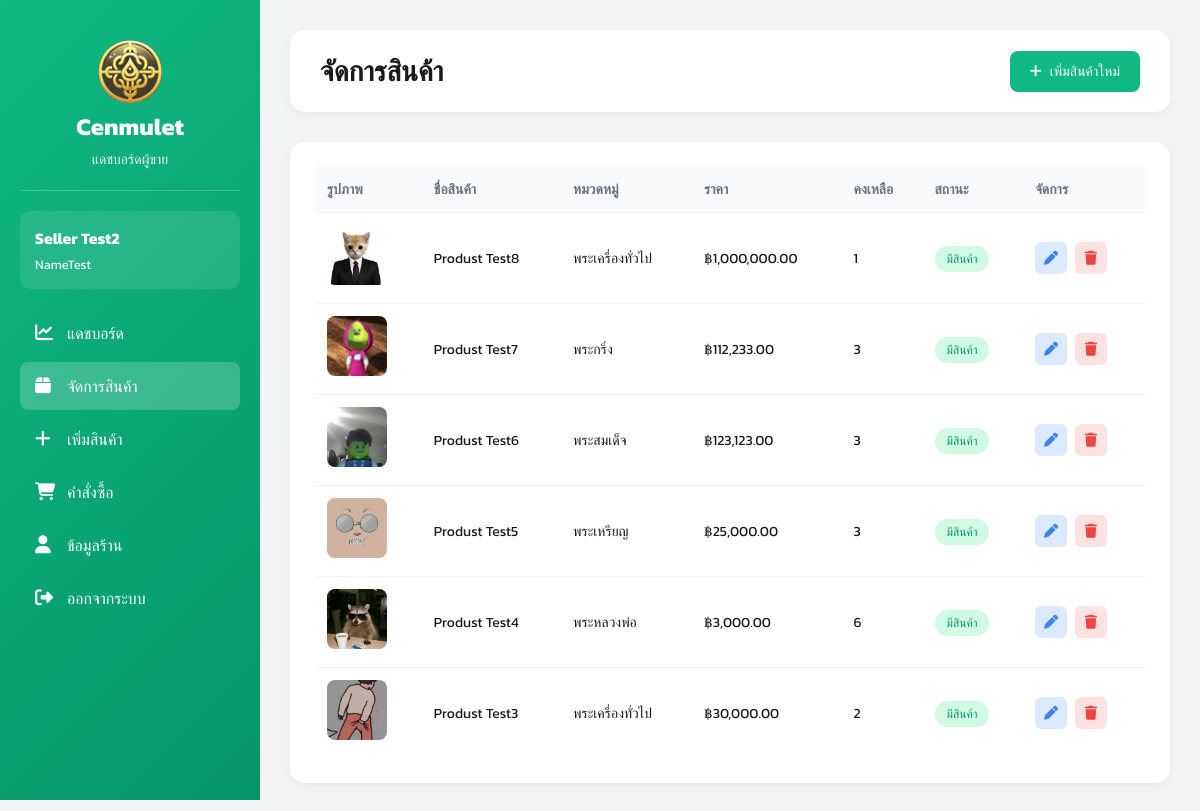
The app's page /views/seller/products.php (signed in), older data.
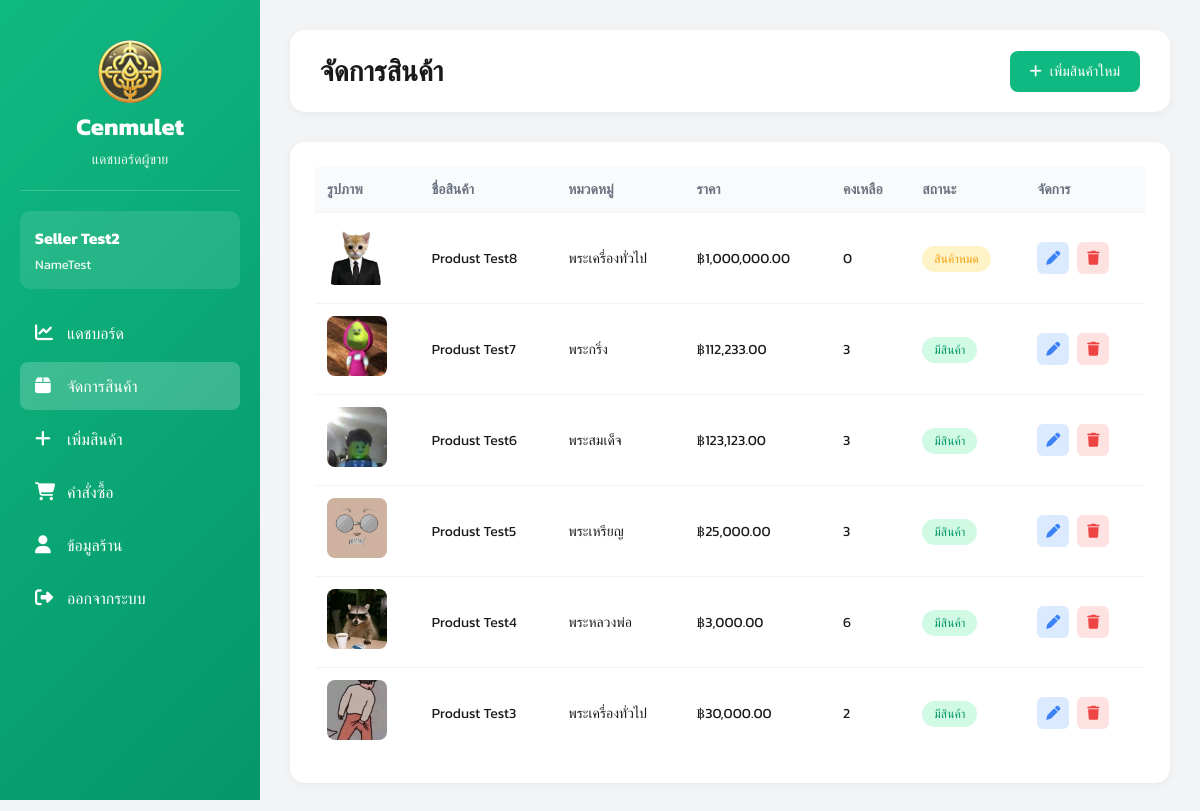
The same page, newer data.
### tables this page shows
CREATE TABLE sellers (
    id INTEGER PRIMARY KEY AUTOINCREMENT,
    fullname TEXT,
    store_name TEXT,
    username TEXT UNIQUE,
    password TEXT,
    address TEXT,
    img_store TEXT,
    tel TEXT,
    pay_contax TEXT,
    id_per TEXT,
    img_per TEXT
);

CREATE TABLE amulets (
    id INTEGER PRIMARY KEY AUTOINCREMENT,
    amulet_name TEXT,
    source TEXT,
    quantity INTEGER,
    price REAL,
    image TEXT,
    sellerId INTEGER,
    categoryId INTEGER,
    FOREIGN KEY (sellerId) REFERENCES sellers(id),
    FOREIGN KEY (categoryId) REFERENCES categories(id)
);

CREATE TABLE categories (
    id INTEGER PRIMARY KEY AUTOINCREMENT,
    category_name TEXT
);

### views/seller/products.php (the view, shortened to what this page needs)
<?php
require_once __DIR__ . "/../../config/db.php";
$seller_id = $_SESSION['user_id'];
try {
    $stmt = $db->prepare("SELECT * FROM sellers WHERE id = :id");
    $stmt->execute([':id' => $seller_id]);
    $seller = $stmt->fetch(PDO::FETCH_ASSOC);
} catch (PDOException $e) {
    die("Error: " . $e->getMessage());
}
try {
    $stmt = $db->prepare("
        SELECT a.*, c.category_name
        FROM amulets a
        LEFT JOIN categories c ON a.categoryId = c.id
        WHERE a.sellerId = :seller_id
        ORDER BY a.id DESC
    ");
    $stmt->execute([':seller_id' => $seller_id]);
    $products = $stmt->fetchAll(PDO::FETCH_ASSOC);
} catch (PDOException $e) {
    die("Error: " . $e->getMessage());
}
?>
<!DOCTYPE html>
<html lang="th">
<head>
    <link rel="stylesheet" href="https://cdnjs.cloudflare.com/ajax/libs/font-awesome/6.5.1/css/all.min.css">
</head>
<body>
    <div class="dashboard-container">
        <aside class="sidebar">
            <div class="sidebar-header">
                <img src="/public/images/image.png" alt="" width="64px">
                <h2>Cenmulet</h2>
                <p>แดชบอร์ดผู้ขาย</p>
            </div>
            <div class="user-info">
                <h3><?php echo htmlspecialchars($seller['store_name']); ?></h3>
                <p><?php echo htmlspecialchars($seller['fullname']); ?></p>
            </div>
            <ul class="sidebar-menu">
                <li><a href="/views/seller/dashboard.php"><i class="fa-solid fa-chart-line"></i> แดชบอร์ด</a></li>
                <li><a href="/views/seller/products.php" class="active"><i class="fa-solid fa-box"></i> จัดการสินค้า</a></li>
                <li><a href="/views/seller/add_product.php"><i class="fa-solid fa-plus"></i> เพิ่มสินค้า</a></li>
                <li><a href="/views/seller/orders.php"><i class="fa-solid fa-shopping-cart"></i> คำสั่งซื้อ</a></li>
                <li><a href="/views/seller/seller_profile.php"><i class="fa-solid fa-user"></i> ข้อมูลร้าน</a></li>
                <li><a href="/auth/logout.php"><i class="fa-solid fa-right-from-bracket"></i> ออกจากระบบ</a></li>
            </ul>
        </aside>
        <main class="main-content">
            <div class="top-bar">
                <h1>จัดการสินค้า</h1>
                <a href="/views/seller/add_product.php" class="btn btn-primary">
                    <i class="fa-solid fa-plus"></i> เพิ่มสินค้าใหม่
                </a>
            </div>
            <div class="content-section">
                <?php if (count($products) > 0): ?>
                    <table>
                        <thead>
                            <tr>
                                <th>รูปภาพ</th>
                                <th>ชื่อสินค้า</th>
                                <th>หมวดหมู่</th>
                                <th>ราคา</th>
                                <th>คงเหลือ</th>
                                <th>สถานะ</th>
                                <th>จัดการ</th>
                            </tr>
                        </thead>
                        <tbody>
                            <?php foreach ($products as $product): ?>
                                <tr>
                                    <td>
                                        <?php if ($product['image']): ?>
                                            <img src="/uploads/amulets/<?php echo htmlspecialchars($product['image']); ?>" alt="" class="product-img">
                                        <?php else: ?>
                                            <div class="no-image">
                                                <i class="fa-solid fa-image"></i>
                                            </div>
                                        <?php endif; ?>
                                    </td>
                                    <td><?php echo htmlspecialchars($product['amulet_name']); ?></td>
                                    <td><?php echo htmlspecialchars($product['category_name'] ?? '-'); ?></td>
                                    <td>฿<?php echo number_format($product['price'], 2); ?></td>
                                    <td><?php echo number_format($product['quantity']); ?></td>
                                    <td>
                                        <?php if ($product['quantity'] > 0): ?>
                                            <span class="badge badge-success">มีสินค้า</span>
                                        <?php else: ?>
                                            <span class="badge badge-warning">สินค้าหมด</span>
                                        <?php endif; ?>
                                    </td>
                                    <td>
                                        <div class="action-buttons">
                                            <a href="/views/seller/edit_product.php?id=<?php echo $product['id']; ?>" class="btn-icon edit" title="แก้ไข">
                                                <i class="fa-solid fa-pen"></i>
                                            </a>
                                            <a href="/seller/delete_product_process.php?id=<?php echo $product['id']; ?>"
                                               class="btn-icon delete"
                                               title="ลบ"
                                               onclick="return confirm('คุณต้องการลบสินค้า \'<?php echo htmlspecialchars($product['amulet_name']); ?>\' หรือไม่?')">
                                                <i class="fa-solid fa-trash"></i>
                                            </a>
                                        </div>
                                    </td>
                                </tr>
                            <?php endforeach; ?>
                        </tbody>
                    </table>
                <?php endif; ?>
            </div>
        </main>
    </div>
</body>
</html>

### views/seller/products.php (style rules this page uses)
* { margin: 0; padding: 0; box-sizing: border-box; }
body { font-family: "Kanit", sans-serif; background: #f3f4f6; }
.dashboard-container { display: flex; min-height: 100vh; }
.sidebar { width: 260px; background: linear-gradient(135deg, #10b981 0%, #059669 100%); color: #fff; padding: 20px; position: fixed; height: 100vh; overflow-y: auto; }
.sidebar-header { text-align: center; padding: 20px 0; border-bottom: 1px solid rgba(255, 255, 255, 0.2); margin-bottom: 20px; }
.sidebar-header h2 { font-size: 24px; margin-bottom: 5px; }
.sidebar-header p { font-size: 14px; opacity: 0.9; }
.user-info { background: rgba(255, 255, 255, 0.1); padding: 15px; border-radius: 10px; margin-bottom: 20px; }
.user-info h3 { font-size: 16px; margin-bottom: 5px; }
.user-info p { font-size: 13px; opacity: 0.9; }
.sidebar-menu { list-style: none; }
.sidebar-menu li { margin-bottom: 5px; }
.sidebar-menu a { display: flex; align-items: center; gap: 12px; padding: 12px 15px; color: #fff; text-decoration: none; border-radius: 8px; transition: all 0.3s; }
.sidebar-menu a:hover, .sidebar-menu a.active { background: rgba(255, 255, 255, 0.2); }
.sidebar-menu i { font-size: 18px; width: 20px; }
.main-content { margin-left: 260px; flex: 1; padding: 30px; }
.top-bar { background: #fff; padding: 20px 30px; border-radius: 15px; box-shadow: 0 2px 10px rgba(0, 0, 0, 0.05); margin-bottom: 30px; display: flex; justify-content: space-between; align-items: center; }
.top-bar h1 { font-size: 28px; color: #1a1a1a; }
.btn { padding: 10px 20px; border-radius: 8px; text-decoration: none; font-size: 14px; font-weight: 500; transition: all 0.3s; display: inline-flex; align-items: center; gap: 8px; }
.btn-primary { background: #10b981; color: #fff; }
.content-section { background: #fff; padding: 25px; border-radius: 15px; box-shadow: 0 2px 10px rgba(0, 0, 0, 0.05); }
table { width: 100%; border-collapse: collapse; }
table thead { background: #f9fafb; }
table th { padding: 12px; text-align: left; font-size: 14px; color: #6b7280; font-weight: 600; }
table td { padding: 12px; border-top: 1px solid #f3f4f6; font-size: 14px; color: #1a1a1a; }
.product-img { width: 60px; height: 60px; border-radius: 8px; object-fit: cover; }
.badge { padding: 4px 12px; border-radius: 20px; font-size: 12px; font-weight: 500; }
.badge-success { background: #d1fae5; color: #059669; }
.badge-warning { background: #fef3c7; color: #f59e0b; }
.action-buttons { display: flex; gap: 8px; }
.btn-icon { width: 32px; height: 32px; border-radius: 6px; display: flex; align-items: center; justify-content: center; text-decoration: none; transition: all 0.3s; }
.btn-icon.edit { background: #dbeafe; color: #3b82f6; }
.btn-icon.delete { background: #fee2e2; color: #ef4444; }

Row changes from the older to the newer data that the page shows:
changed amulets "Produst Test8": quantity "1" → "0"; quantity "มีสินค้า" → "สินค้าหมด"
